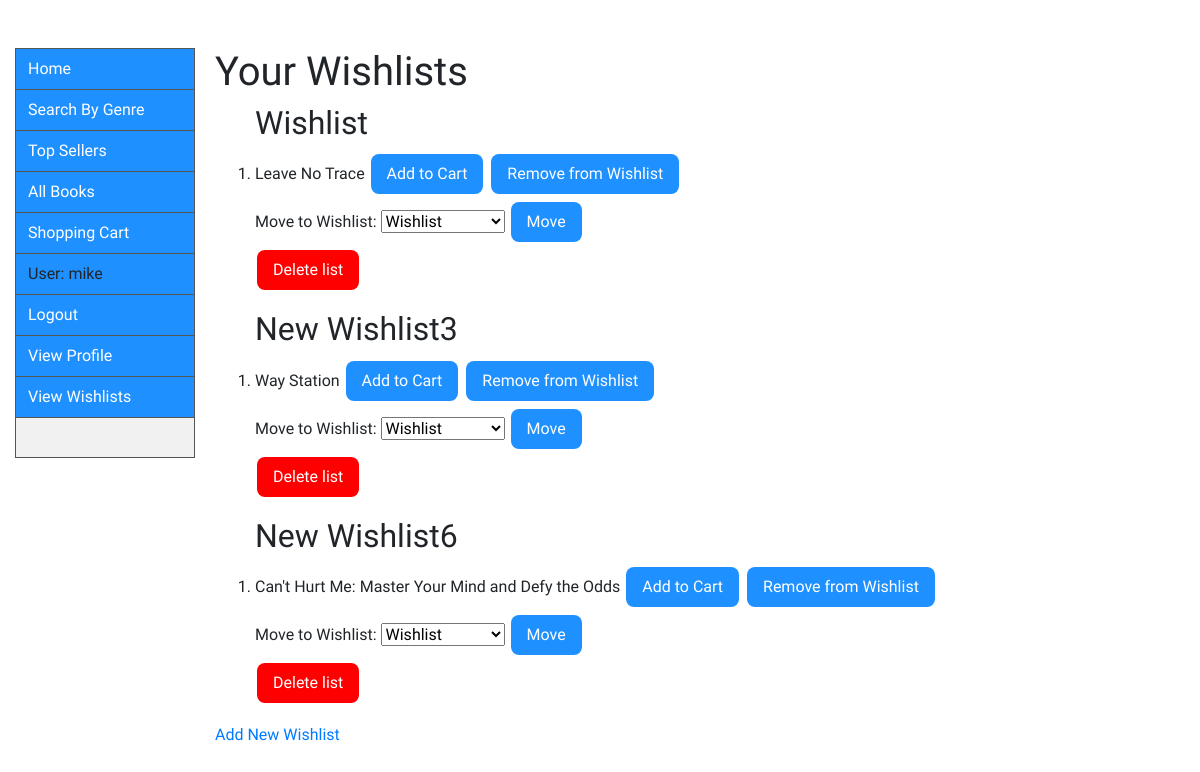
Page /search/wishlists/ (signed in) on the committed database.
### catalog/models.py (models this page shows, shortened)
class Wishlist(models.Model):
    user = models.ForeignKey(User, on_delete=models.CASCADE)
    books = models.ManyToManyField(Book)
    name = models.CharField(max_length=100, default='New Wishlist')

class Book(models.Model):
    title = models.CharField(max_length=200)
    author = models.ForeignKey('Author', on_delete=models.SET_NULL, null=True)
    publisher = models.CharField(max_length=50, default='Publisher')
    publishing_date = models.DateTimeField()
    summary = models.TextField(
        max_length=1000, help_text='Enter a brief description of the book')
    price = models.FloatField(default="9.99")
    genre = models.ManyToManyField(
        Genre, help_text='Select a genre for this book')
    model_pic = models.ImageField(upload_to='pics/', blank=True, null=True)
    slug = models.SlugField()
    class Meta:
        verbose_name_plural = "books"
    def get_add_to_cart_url(self):
        return reverse('add-to-cart', kwargs={
            'slug': self.slug
        })
    def get_remove_from_wishlist_url(self):
        return reverse('remove-from-wishlist', kwargs={
            'slug': self.slug
        })
    def get_transfer_wishlist_url(self):
        return reverse('transfer-wishlist', kwargs={
            'slug': self.slug
        })

### catalog/views.py (the view)
# urls.py: path('wishlists/', views.WishlistsView.as_view(), name='wishlists'),
class WishlistsView(generic.ListView):
    model = Wishlist
    template_name = 'catalog/wishlists.html'
    queryset = Book.objects.all()
    def get_context_data(self, **kwargs):
        context = super().get_context_data(**kwargs)
        if self.request.user.is_authenticated:
            context['wishlists'] = Wishlist.objects.filter(
                user=self.request.user)
        return context

### catalog/templates/catalog/wishlists.html (shortened to what this page needs)
{% extends "base_generic.html" %}
{% block content %}
{% if user.is_authenticated %}
    <h1>Your Wishlists</h1>
    {% for wishlist in wishlists %}
    <ol>
    <h2>{{ wishlist.name }}</h2>
    {% for book in wishlist.books.all %}
    <li>{{ book.title }} <a href="{{book.get_add_to_cart_url}}"> <button type="button" class="button2">Add to Cart</button> </a>
    <a href="{{book.get_remove_from_wishlist_url}}"> <button type="button" class="button2">Remove from Wishlist</button> </a>
        <form action="{{book.get_transfer_wishlist_url}}" method="post">
            Move to Wishlist:
            <select name="wish">
                {% for list in wishlists %}
            <option value="{{list.id}}">{{list.name}}</option>
                {% endfor %}
            </select>
            <button type="submit" class="button2">Move</button>
        </form>
    </li>
    {% endfor %}
    <form action="{% url 'delete-wishlist' %}" method="post">{% csrf_token %} <button type="submit" name="del" value="{{wishlist.id}}" class="button3">Delete list</button></form>
    </ol>
    {% endfor %}
    <a href="newwish/">Add New Wishlist</a>
    {% else %}
    <h1>Oops!</h1>
    <p>You are not <a href="{% url 'login' %}">logged in</a>.</p>
{% endif %}
{% endblock %}

### catalog/templates/base_generic.html (shortened to what this page needs)
<!DOCTYPE html>
<html lang="en">
<head>
  <link rel="stylesheet" href="https://stackpath.bootstrapcdn.com/bootstrap/4.1.3/css/bootstrap.min.css">
  {% load static %}
  <link rel="stylesheet" href="{% static 'css/styles.css' %}">
</head>
<body style="background-color: white;">
  <div class="container-fluid">
    <div class="row">
      <div class="col-sm-2">
      {% block sidebar %}
        <ul>
          <li><a href="{% url 'index' %}" class="liststyle">Home</a></li>
          <li><a href="{% url 'search' %}" class="liststyle">Search By Genre</a></li>
          <li><a href="{% url 'topsellers' %}" class="liststyle">Top Sellers</a></li>
          <li><a href="{% url 'books' %}" class="liststyle">All Books</a></li>
          {% if user.is_authenticated %}
          <li><a href="{% url 'shoppingcart' %}" class="liststyle">Shopping Cart</a></li>
          <li><a class="liststyle">User: {{ user.get_username }}</a></li>
          <li><a href="{% url 'logout'%}?next={{request.path}}" class="liststyle">Logout</a></li>
          <li><a href="{% url 'profile'%}" class="liststyle">View Profile</a>
          <li><a href="{% url 'wishlists'%}" class="liststyle">View Wishlists</a>
          {% else %}
          <li><a href="{% url 'login'%}" class="liststyle">Login</a></li>
          <li><a href ="{% url 'signup' %}" class="liststyle">Register</a></li>
          {% endif %}
      {% block pagination %}
        {% load test %}
          {% endblock %}
        </ul>
      {% endblock %}
      </div>
      <div class="col-sm-10" id="col-sm-10">{% block content %}{% endblock %}</div>
    </div>
  </div>
</body>
</html>

### catalog/static/css/styles.css (style rules this page uses)
.button2 { background-color: dodgerblue; border: none; border-radius: 8px; color: white; padding: 8px 16px; text-align: center; text-decoration: none; display: inline-block; font-size: 16px; margin: 4px 2px; cursor: pointer; }
.button3 { background-color: red; border: none; border-radius: 8px; color: white; padding: 8px 16px; text-align: center; text-decoration: none; display: inline-block; font-size: 16px; margin: 4px 2px; cursor: pointer; }
ul { list-style-type: none; margin: 0; padding: 0; width: 15%; background-color: #f1f1f1; position: fixed; height: 51.3%; overflow: auto; border: 1px solid #555; }
li a.liststyle { display: block; background-color: dodgerblue; color: white; padding: 8px 12px; text-decoration: none; border-bottom: 1px solid #555; }

### catalog/templates/base_generic.html (style rules this page uses)
body { font-family: 'Rakkas' }

### rows in the picture
Wishlist: name "Wishlist", {{ wishlist.id }} 5 (drawn)
Book: title "Leave No Trace"
Wishlist: name "New Wishlist3", {{ wishlist.id }} 13 (drawn)
Book: title "Way Station"
Wishlist: name "New Wishlist6", {{ wishlist.id }} 17 (drawn)
Book: title "Can't Hurt Me: Master Your Mind and Defy the Odds"

### other values in the picture
{{ user.get_username }} "mike"
form field wish "Wishlist"
